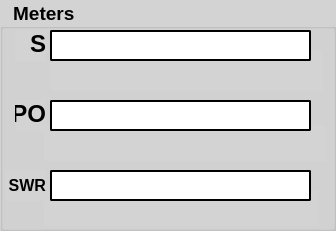
     <widget class="QGroupBox" name="Meter_groupBox">
      <property name="geometry">
       <rect>
        <x>1375</x>
        <y>315</y>
        <width>336</width>
        <height>231</height>
       </rect>
      </property>
      <property name="font">
       <font>
        <pointsize>14</pointsize>
        <bold>true</bold>
       </font>
      </property>
      <property name="styleSheet">
       <string notr="true">QWidget{ background-color: lightgray;}</string>
      </property>
      <property name="title">
       <string>  Meters</string>
      </property>
      <widget class="QLabel" name="S_meter_label_2">
       <property name="geometry">
        <rect>
         <x>15</x>
         <y>30</y>
         <width>31</width>
         <height>31</height>
        </rect>
       </property>
       <property name="font">
        <font>
         <pointsize>18</pointsize>
         <bold>true</bold>
        </font>
       </property>
       <property name="text">
        <string>S</string>
       </property>
       <property name="alignment">
        <set>Qt::AlignmentFlag::AlignRight|Qt::AlignmentFlag::AlignTop|Qt::AlignmentFlag::AlignTrailing</set>
       </property>
       <property name="wordWrap">
        <bool>true</bool>
       </property>
      </widget>
      <widget class="QProgressBar" name="S_meter_progressBar">
       <property name="geometry">
        <rect>
         <x>50</x>
         <y>30</y>
         <width>261</width>
         <height>31</height>
        </rect>
       </property>
       <property name="font">
        <font>
         <family>Liberation Mono</family>
         <pointsize>18</pointsize>
         <bold>true</bold>
        </font>
       </property>
       <property name="styleSheet">
        <string notr="true">QProgressBar {border: 2px solid black; border-radius: 2px; text-align: center; background: white;}
QProgressBar::chunk {background: green; border-radius: 0px; margin: 0px;}</string>
       </property>
       <property name="maximum">
        <number>255</number>
       </property>
       <property name="value">
        <number>0</number>
       </property>
       <property name="alignment">
        <set>Qt::AlignmentFlag::AlignLeading|Qt::AlignmentFlag::AlignLeft|Qt::AlignmentFlag::AlignVCenter</set>
       </property>
       <property name="textVisible">
        <bool>true</bool>
       </property>
       <property name="orientation">
        <enum>Qt::Orientation::Horizontal</enum>
       </property>
       <property name="format">
        <string/>
       </property>
       <property name="peak" stdset="0">
        <number>0</number>
       </property>
       <property name="average" stdset="0">
        <number>0</number>
       </property>
       <property name="hold" stdset="0">
        <number>0</number>
       </property>
       <property name="samples" stdset="0">
        <cstring></cstring>
       </property>
      </widget>
      <widget class="QLabel" name="S_meter_label_1">
       <property name="geometry">
        <rect>
         <x>50</x>
         <y>50</y>
         <width>273</width>
         <height>41</height>
        </rect>
       </property>
       <property name="text">
        <string/>
       </property>
       <property name="pixmap">
        <pixmap resource="resources.qrc">:/data/resources/meter_S_grid.png</pixmap>
       </property>
       <property name="scaledContents">
        <bool>true</bool>
       </property>
      </widget>
      <widget class="QLabel" name="PO_meter_label_2">
       <property name="geometry">
        <rect>
         <x>15</x>
         <y>100</y>
         <width>31</width>
         <height>31</height>
        </rect>
       </property>
       <property name="font">
        <font>
         <pointsize>18</pointsize>
         <bold>true</bold>
        </font>
       </property>
       <property name="text">
        <string>PO</string>
       </property>
       <property name="alignment">
        <set>Qt::AlignmentFlag::AlignRight|Qt::AlignmentFlag::AlignTop|Qt::AlignmentFlag::AlignTrailing</set>
       </property>
       <property name="wordWrap">
        <bool>true</bool>
       </property>
      </widget>
      <widget class="QLabel" name="PO_meter_label_1">
       <property name="geometry">
        <rect>
         <x>44</x>
         <y>125</y>
         <width>282</width>
         <height>36</height>
        </rect>
       </property>
       <property name="text">
        <string/>
       </property>
       <property name="pixmap">
        <pixmap resource="resources.qrc">:/data/resources/meter_PO_grid.png</pixmap>
       </property>
       <property name="scaledContents">
        <bool>true</bool>
       </property>
      </widget>
      <widget class="QProgressBar" name="PO_meter_progressBar">
       <property name="geometry">
        <rect>
         <x>50</x>
         <y>100</y>
         <width>261</width>
         <height>31</height>
        </rect>
       </property>
       <property name="font">
        <font>
         <family>Liberation Mono</family>
         <pointsize>18</pointsize>
         <bold>true</bold>
        </font>
       </property>
       <property name="styleSheet">
        <string notr="true">QProgressBar {border: 2px solid black; border-radius: 2px; text-align: center; background: white;}
QProgressBar::chunk {background: green; border-radius: 0px; margin: 0px;}</string>
       </property>
       <property name="maximum">
        <number>255</number>
       </property>
       <property name="value">
        <number>0</number>
       </property>
       <property name="alignment">
        <set>Qt::AlignmentFlag::AlignLeading|Qt::AlignmentFlag::AlignLeft|Qt::AlignmentFlag::AlignVCenter</set>
       </property>
       <property name="textVisible">
        <bool>true</bool>
       </property>
       <property name="orientation">
        <enum>Qt::Orientation::Horizontal</enum>
       </property>
       <property name="format">
        <string/>
       </property>
       <property name="peak" stdset="0">
        <number>0</number>
       </property>
       <property name="average" stdset="0">
        <number>0</number>
       </property>
       <property name="hold" stdset="0">
        <number>0</number>
       </property>
      </widget>
      <widget class="QLabel" name="SWR_meter_label_1">
       <property name="geometry">
        <rect>
         <x>44</x>
         <y>190</y>
         <width>275</width>
         <height>36</height>
        </rect>
       </property>
       <property name="text">
        <string/>
       </property>
       <property name="pixmap">
        <pixmap resource="resources.qrc">:/data/resources/meter_SWR_grid.png</pixmap>
       </property>
       <property name="scaledContents">
        <bool>true</bool>
       </property>
      </widget>
      <widget class="QProgressBar" name="SWR_meter_progressBar">
       <property name="geometry">
        <rect>
         <x>50</x>
         <y>170</y>
         <width>261</width>
         <height>31</height>
        </rect>
       </property>
       <property name="font">
        <font>
         <family>Liberation Mono</family>
         <pointsize>18</pointsize>
         <bold>true</bold>
        </font>
       </property>
       <property name="styleSheet">
        <string notr="true">QProgressBar {border: 2px solid black; border-radius: 2px; text-align: center; background: white;}
QProgressBar::chunk {background: green; border-radius: 0px; margin: 0px;}</string>
       </property>
       <property name="maximum">
        <number>255</number>
       </property>
       <property name="value">
        <number>0</number>
       </property>
       <property name="alignment">
        <set>Qt::AlignmentFlag::AlignLeading|Qt::AlignmentFlag::AlignLeft|Qt::AlignmentFlag::AlignVCenter</set>
       </property>
       <property name="textVisible">
        <bool>true</bool>
       </property>
       <property name="orientation">
        <enum>Qt::Orientation::Horizontal</enum>
       </property>
       <property name="format">
        <string/>
       </property>
       <property name="peak" stdset="0">
        <number>0</number>
       </property>
       <property name="average" stdset="0">
        <number>0</number>
       </property>
       <property name="hold" stdset="0">
        <number>0</number>
       </property>
      </widget>
      <widget class="QLabel" name="SWR_meter_label_2">
       <property name="geometry">
        <rect>
         <x>5</x>
         <y>170</y>
         <width>41</width>
         <height>31</height>
        </rect>
       </property>
       <property name="font">
        <font>
         <pointsize>12</pointsize>
         <bold>true</bold>
        </font>
       </property>
       <property name="text">
        <string>SWR</string>
       </property>
       <property name="alignment">
        <set>Qt::AlignmentFlag::AlignRight|Qt::AlignmentFlag::AlignTrailing|Qt::AlignmentFlag::AlignVCenter</set>
       </property>
       <property name="wordWrap">
        <bool>true</bool>
       </property>
      </widget>
      <zorder>S_meter_label_1</zorder>
      <zorder>S_meter_label_2</zorder>
      <zorder>S_meter_progressBar</zorder>
      <zorder>PO_meter_label_2</zorder>
      <zorder>PO_meter_label_1</zorder>
      <zorder>PO_meter_progressBar</zorder>
      <zorder>SWR_meter_label_1</zorder>
      <zorder>SWR_meter_progressBar</zorder>
      <zorder>SWR_meter_label_2</zorder>
     </widget>
